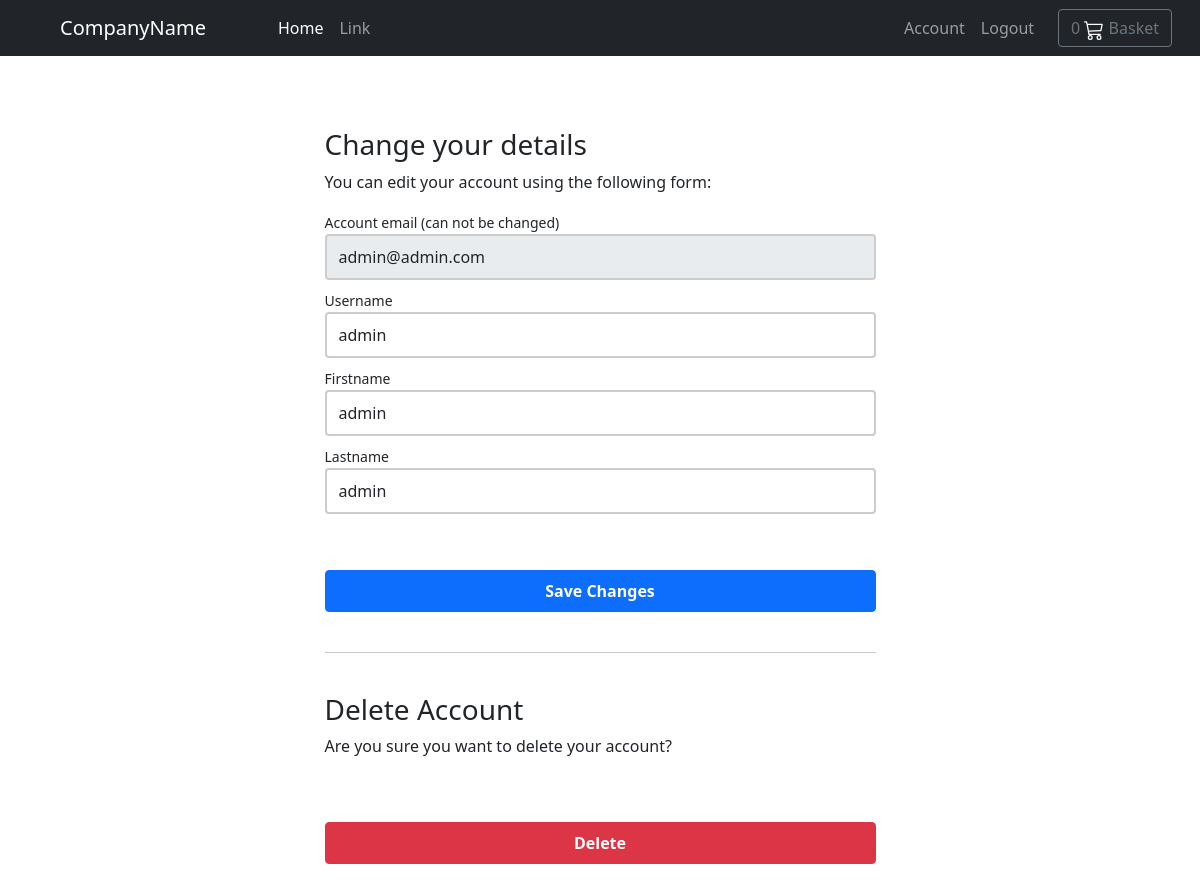
Page /account/profile/edit/ (signed in) on the committed database.
### account/models.py (models this page shows, shortened)
class UserBase(AbstractBaseUser, PermissionsMixin):
    email           = models.EmailField(_('email address'), unique=True)
    user_name       = models.CharField(max_length=150, unique=True)
    first_name      = models.CharField(max_length=150, blank=True)
    last_name       = models.CharField(max_length=150, blank=True)
    about           = models.TextField(_('about'),max_length=500, blank=True)
    country         = CountryField(blank=True)
    phone_number    = models.CharField(max_length=15, blank=True)
    postcode        = models.CharField(max_length=12, blank=True)
    address_line_1  = models.CharField(max_length=150, blank=True)
    address_line_2  = models.CharField(max_length=150, blank=True)
    town_city       = models.CharField(max_length=150, blank=True)
    is_active       = models.BooleanField(default=False)
    is_staff        = models.BooleanField(default=False)
    created         = models.DateTimeField(auto_now_add=True)
    updated         = models.DateTimeField(auto_now=True)
    objects = CustomAccountManager()
    USERNAME_FIELD = 'email'
    REQUIRED_FIELDS = ['user_name']
    class Meta:
        verbose_name = 'Accounts'
        verbose_name_plural = 'Accounts'

### account/views.py (the view)
# urls.py: path('profile/edit/', views.edit_details, name='edit_details'),
@login_required
def edit_details(request):
    if request.method == 'POST':
        user_form = UserEditForm(instance=request.user, data=request.POST)
        if user_form.is_valid():
            user_form.save()
    else:
        user_form = UserEditForm(instance=request.user)
    return render(request,
                  'account/user/edit_details.html', {'user_form': user_form})

### basket/basket.py (called while the page is built)
    def __len__(self):
        return sum(item['qty'] for item in self.basket.values())

### basket/context_processors.py (called while the page is built)
def basket(request):
    return {'basket': Basket(request)}

### templates/account/user/edit_details.html (shortened to what this page needs)
{% extends "base.html" %}
{% block content %}
<div class="container-fluid">
    <div class="row no-gutter">
        <div class="col-md-12">
            <div class="login d-flex align-items-center py-5">
                <div class="container">
                    <div class="row">
                        <div class="col-12 col-lg-7  mx-auto">
                <form class="account-form px-4 pt-4" method="post" enctype="multipart/form-data">
                    {% if user_form.is_valid  %}
                    <div class="alert alert-primary" role="alert">
                        Details successfully updated!
                    </div>
                    <p class="small text-center pt-0">
                        <a href="{% url 'account:dashboard' %}">Back to Dashboard</a>
                    </p>
                    {%else%}
                    <h3>Change your details</h3>
                    <p>You can edit your account using the following form:</p>
                    {% endif %}
                    <label class="small font-weight-bold">{{ user_form.email.label}}</label>
                    {{ user_form.email }}
                    <label class="small font-weight-bold">{{ user_form.user_name.label}}</label>
                    {{ user_form.user_name }}
                    <label class="small font-weight-bold">{{ user_form.first_name.label}}</label>
                    {{ user_form.first_name }}
                    <label class="small font-weight-bold">{{ user_form.last_name.label}}</label>
                    {{ user_form.last_name }}
                    <button class="btn btn-primary btn-block py-2 mb-4 mt-5 fw-bold w-100" type="submit"
                        value="Save changes">Save Changes</button>
                    <hr class="mb-3">
                </form>
                     <form class="account-form px-4"  action="{% url 'account:delete_user' %}" method="post">
                        <p class=" h3 pt-4 font-weight-bold">Delete Account</p>
                        <p>Are you sure you want to delete your account?</p>
                        <button type="submit" role="button"
                            class="btn btn-danger btn-block py-2 mb-4 mt-5 fw-bold w-100"
                            onclick="return confirm('Are you sure?\nAccount will be destroyed!')">Delete</button>
                    </form>
                        </div>
                    </div>
                </div>
            </div>
        </div>
    </div>
</div>
{% endblock %}

### templates/account/user/edit_details.html (style rules this page uses)
.account-form input { border: 2px solid #ccc; height: calc(2em + .75rem + 2px); }

### rows in the picture
UserBase: email "admin@admin.com", user_name "admin", first_name "admin", last_name "admin"

### other values in the picture
{{ user_form.email.label }} "Account email (can not be changed)"
{{ user_form.user_name.label }} "Username"
{{ user_form.first_name.label }} "Firstname"
{{ user_form.last_name.label }} "Lastname"
